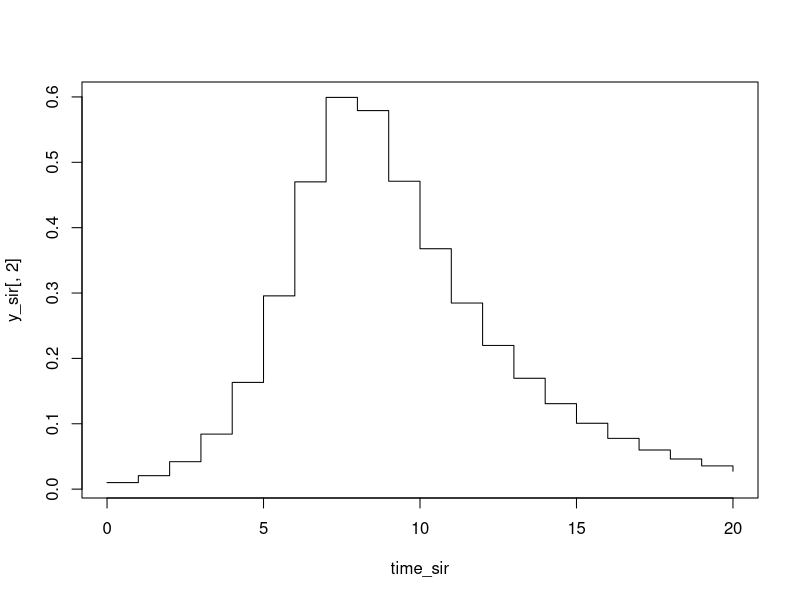
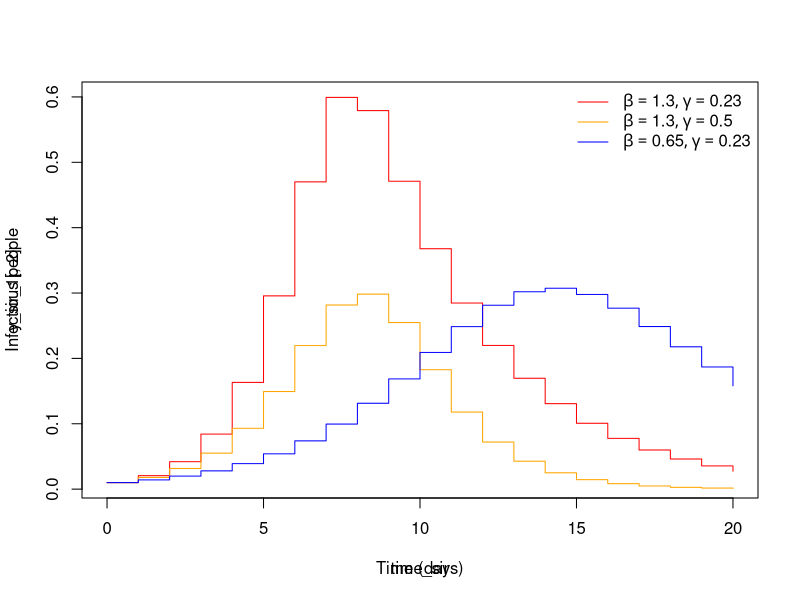
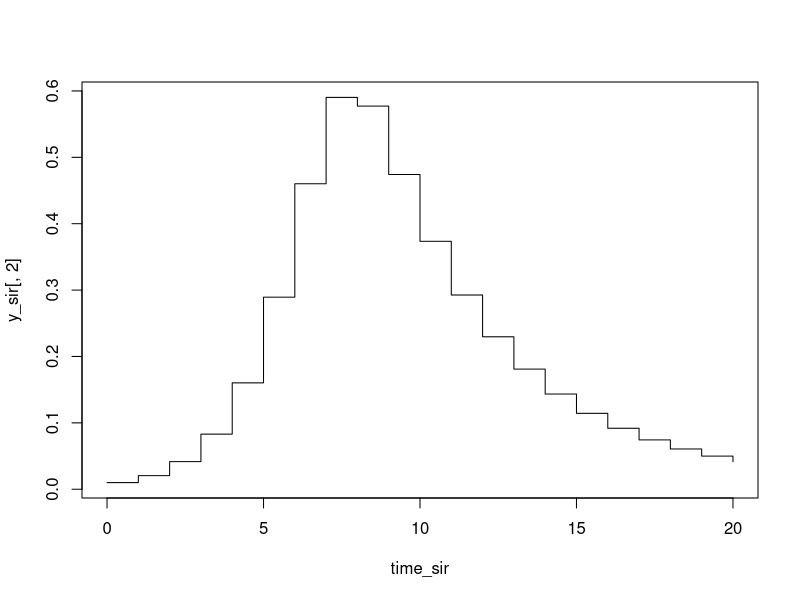
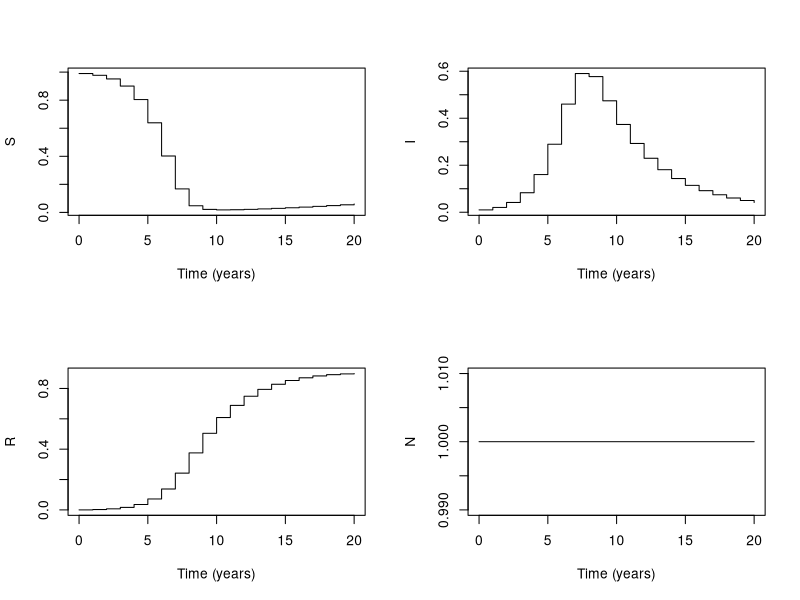
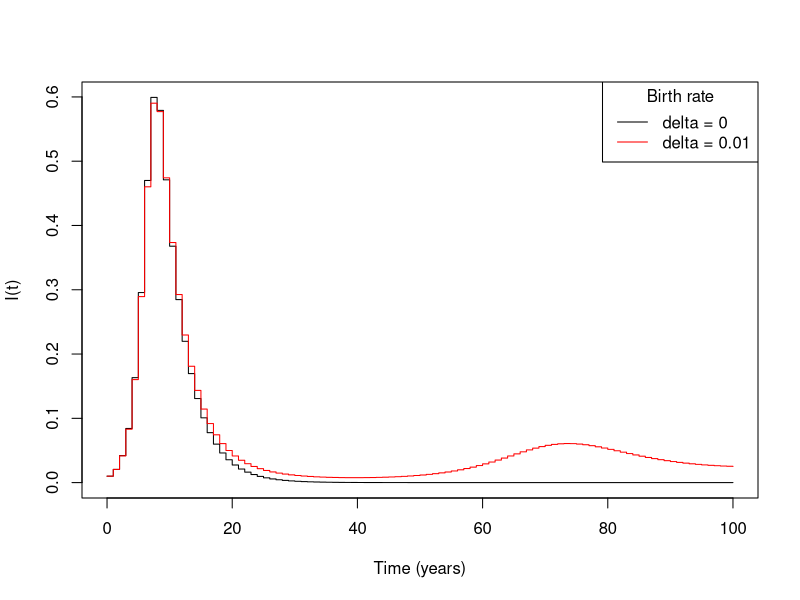

The R script that drew these images, in order:
## ---- chunk 1
# Times for evaluating the model
time_sir <- seq(0, 20, by = 1)

# Storage for S, I, R at times time_sir
y_sir <- matrix(data = NA,
                nrow = length(time_sir),
                ncol = 3)

# Function to return our update vector with three elements:
update_sir <- function(t, y, parms)
{
	# Get parameter values from parms vector
    beta  <- parms["beta"]
    gamma <- parms["gamma"]
    
    # Get current state variables from y vector
    S <- y[1]
    I <- y[2]
    R <- y[3]

    # Numeric vector with updates to add to S, I, and R respectively
    out <- c(-beta * S * I,
              beta * S * I - gamma * I,
                             gamma * I)

    return (out)
}

# Set parameter values
parms_sir <- c(beta = 1.3, gamma = 0.23)

# Set initial values for time zero
y_sir[1, ] <- c(0.99, 0.01, 0)

# Run each step of the model from the second time step onward
for (i in 2:nrow(y_sir))
{
	# Assign new value to y_sir[i, ] using the update_sir function
    y_sir[i, ] <- y_sir[i - 1, ] +
        update_sir(time_sir[i],
                   y_sir[i - 1, ],
                   parms_sir)
}

# Plot the number of infectious individuals over time
# type = "s" makes a "stair-step" line plot suitable for difference equations
plot(x = time_sir, y = y_sir[, 2], type = "s")
## ---- chunk 2

do_sir <- function(beta, gamma)
{
	parms_sir <- c(beta = beta, gamma = gamma)
	y_sir <- matrix(data = NA,
                nrow = length(time_sir),
                ncol = 3)
	y_sir[1, ] <- c(0.99, 0.01, 0)

	# Run each step of the model from the second time step onward
	for (i in 2:nrow(y_sir))
	{
		# Assign new value to y_sir[i, ] using the update_sir function
	    y_sir[i, ] <- y_sir[i - 1, ] +
	        update_sir(time_sir[i],
	                   y_sir[i - 1, ],
	                   parms_sir)
	}
	
	return (y_sir)
}

y_sir_1 <- do_sir(1.3, 0.23)
y_sir_2 <- do_sir(1.3, 0.5)
y_sir_3 <- do_sir(0.65, 0.23)

# Plot all
plot(x = time_sir, y = y_sir_1[, 2], type = "s", col = "red")
lines(x = time_sir, y = y_sir_2[, 2], type = "s", col = "orange")
lines(x = time_sir, y = y_sir_3[, 2], type = "s", col = "blue")
title(xlab = "Time (days)", ylab = "Infectious people")
legend("topright", legend = expression(list(beta==1.3, gamma==0.23), list(beta==1.3, gamma==0.5), list(beta==0.65, gamma==0.23)),
	col = c("red", "orange", "blue"), lty = 1, bty = "n")

## ---- chunk 3
# Times for evaluating the model
time_sir <- seq(0, 20, by = 1)

# Storage for S, I, R at times time_sir
y_sir <- matrix(data = NA,
                nrow = length(time_sir),
                ncol = 3)

# Function to return our update vector with three elements:
update_sir <- function(t, y, parms)
{
	# Get parameter values from parms vector
    beta  <- parms["beta"]
    gamma <- parms["gamma"]
    delta <- parms["delta"] ## NEW: delta parameter
    
    # Get current state variables from y vector
    S <- y[1]
    I <- y[2]
    R <- y[3]
    N <- S + I + R ## NEW: calculation of N

    # Numeric vector with updates to add to S, I, and R respectively
    ## NEW: transitions for birth and death with parameter delta
    out <- c(-S * delta - beta * S * I + N * delta,
             -I * delta + beta * S * I - gamma * I,
             -R * delta                + gamma * I)

    return (out)
}

# Set parameter values
## NEW: parameter delta
parms_sir <- c(beta = 1.3, gamma = 0.23, delta = 0.01)

# Set initial values for time zero
y_sir[1, ] <- c(0.99, 0.01, 0)

# Run each step of the model from the second time step onward
for (i in 2:nrow(y_sir))
{
	# Assign new value to y_sir[i, ] using the update_sir function
    y_sir[i, ] <- y_sir[i - 1, ] +
        update_sir(time_sir[i],
                   y_sir[i - 1, ],
                   parms_sir)
}

# Plot the number of infectious individuals over time
# type = "s" makes a "stair-step" line plot suitable for difference equations
plot(x = time_sir, y = y_sir[, 2], type = "s")
## ---- chunk 4
# Add total population N(t) to y_sir matrix
y_sir <- cbind(y_sir, rowSums(y_sir))

# Plot each model component
par(mfrow = c(2, 2))
components = c("S", "I", "R", "N")

for (i in 1:ncol(y_sir)) {
    plot(y_sir[, i] ~ time_sir, type = "s", xlab = "Time (years)", ylab = components[i])
}
par(mfrow = c(1, 1))
## ---- chunk 5
# Setup
time_sir <- seq(0, 100, by = 1)
y_sir <- matrix(data = NA, nrow = length(time_sir), ncol = 3)

# First run
parms_sir <- c(beta = 1.3, gamma = 0.23, delta = 0.01)
y_sir[1, ] <- c(0.99, 0.01, 0)
for (i in 2:nrow(y_sir)) {
    y_sir[i, ] <- y_sir[i - 1, ] + update_sir(time_sir[i], y_sir[i - 1, ], parms_sir)
}
y_sir_01 <- y_sir

# Second run
parms_sir <- c(beta = 1.3, gamma = 0.23, delta = 0)
y_sir[1, ] <- c(0.99, 0.01, 0)
for (i in 2:nrow(y_sir)) {
    y_sir[i, ] <- y_sir[i - 1, ] + update_sir(time_sir[i], y_sir[i - 1, ], parms_sir)
}
y_sir_00 <- y_sir
## ---- chunk 6
plot(time_sir, y_sir_00[, 2], col = "black", type = "s", xlab = "Time (years)", ylab = "I(t)")
lines(time_sir, y_sir_01[, 2], col = "red", type = "s", xlab = "Time (years)")
legend("topright", c("delta = 0", "delta = 0.01"), col = c("black", "red"), lty = 1, title = "Birth rate")
